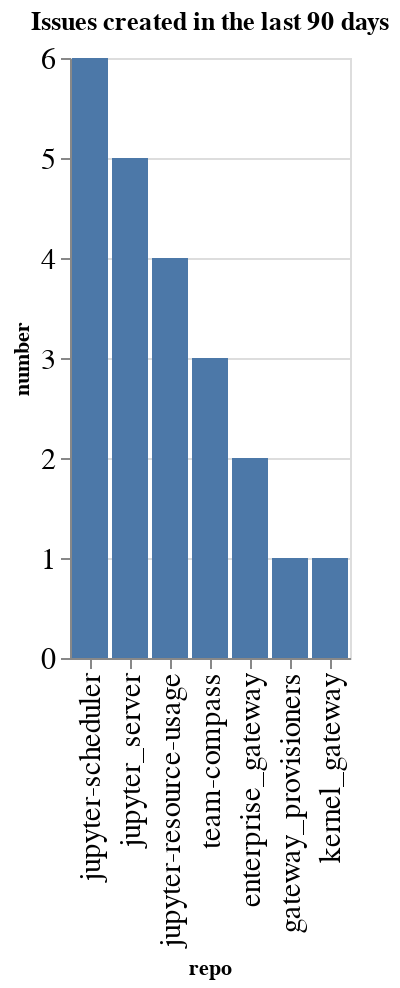

This figure's notebook cell:
### Code cell
created_counts = created.groupby(['org', 'repo']).count()['number'].reset_index()
created_counts['org/repo'] = created_counts.apply(lambda a: a['org'] + '/' + a['repo'], axis=1)
sorted_vals = created_counts.sort_values(['org', 'number'], ascending=False)['repo'].values
alt.Chart(data=created_counts, title=f"Issues created in the last {n_days} days").mark_bar().encode(
    x=alt.X('repo', sort=alt.Sort(sorted_vals.tolist())),
    y='number',
)

### Figure 1 — Vega-Lite specification as saved in the notebook (floating-point values rounded to 4 significant figures)
{"config": {"axisLeft": {"labelFontSize": 15}, "axisBottom": {"labelFontSize": 15}}, "data": {"name": "data-cd46c18c8e0a8cf3c28d01fa0382b012"}, "mark": {"type": "bar"}, "encoding": {"x": {"field": "repo", "sort": ["jupyter-scheduler", "jupyter_server", "jupyter-resource-usage", "team-compass", "enterprise_gateway", "gateway_provisioners", "kernel_gateway"], "type": "nominal"}, "y": {"field": "number", "type": "quantitative"}}, "title": "Issues created in the last 90 days", "$schema": "https://vega.github.io/schema/vega-lite/v5.20.1.json", "datasets": {"data-cd46c18c8e0a8cf3c28d01fa0382b012": [{"org": "jupyter-server", "repo": "enterprise_gateway", "number": 2, "org/repo": "jupyter-server/enterprise_gateway"}, {"org": "jupyter-server", "repo": "gateway_provisioners", "number": 1, "org/repo": "jupyter-server/gateway_provisioners"}, {"org": "jupyter-server", "repo": "jupyter-resource-usage", "number": 4, "org/repo": "jupyter-server/jupyter-resource-usage"}, {"org": "jupyter-server", "repo": "jupyter-scheduler", "number": 6, "org/repo": "jupyter-server/jupyter-scheduler"}, {"org": "jupyter-server", "repo": "jupyter_server", "number": 5, "org/repo": "jupyter-server/jupyter_server"}, {"org": "jupyter-server", "repo": "kernel_gateway", "number": 1, "org/repo": "jupyter-server/kernel_gateway"}, {"org": "jupyter-server", "repo": "team-compass", "number": 3, "org/repo": "jupyter-server/team-compass"}]}}
